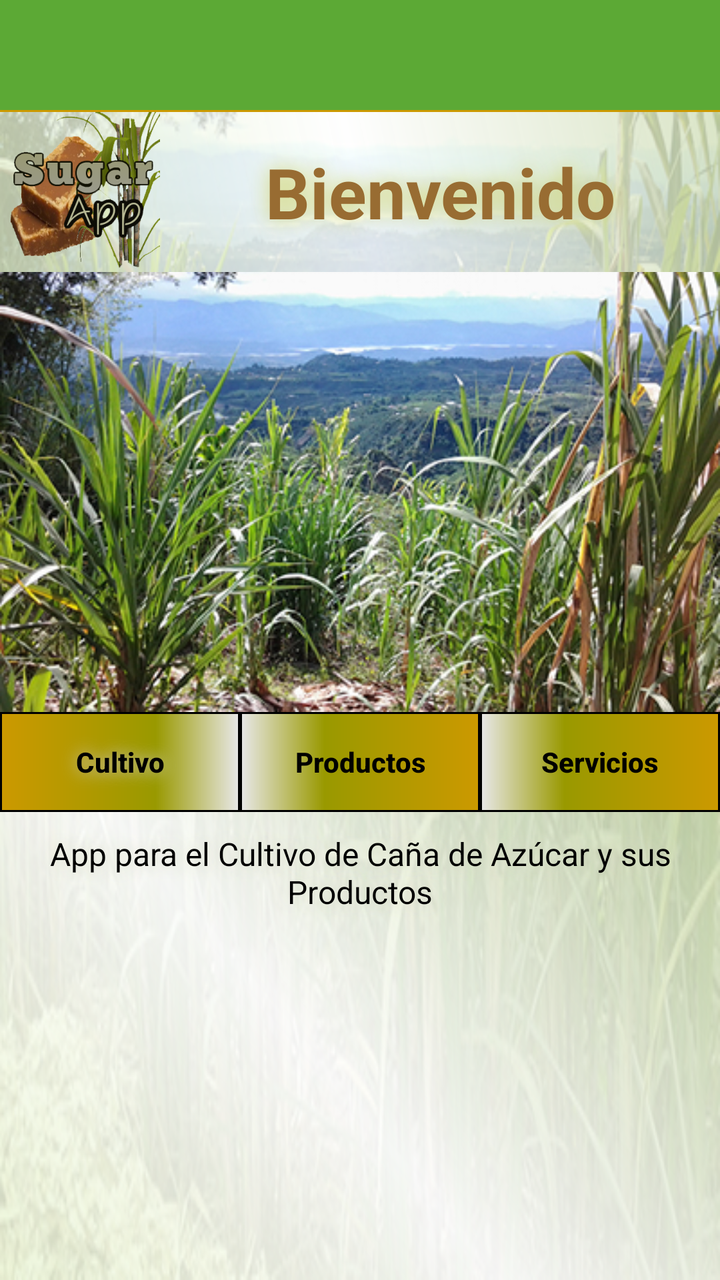
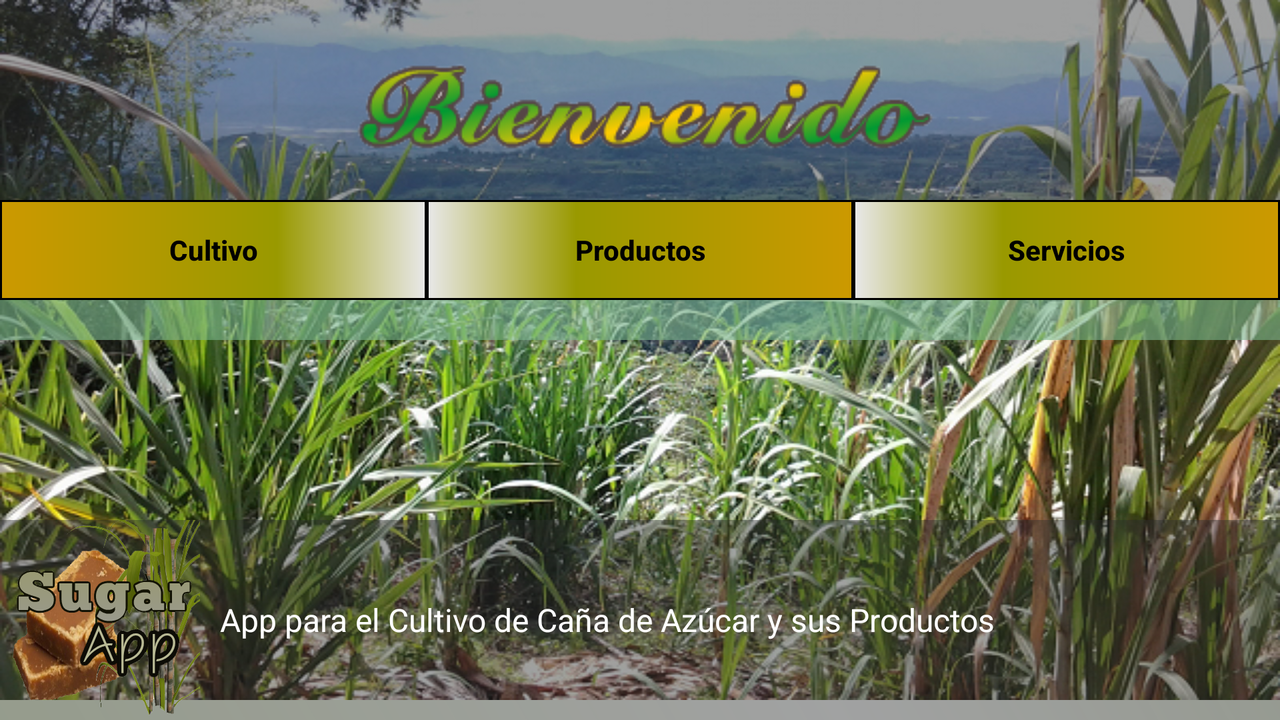

One screen, two layout resources from the same app: the default and the repository's alternative for another configuration. Each is rendered where Android would select it; the XML of both is given below.
<!-- AndroidManifest.xml: application theme AppTheme -->
<!-- res/layout/activity_inicio.xml -->
<?xml version="1.0" encoding="utf-8"?>
<RelativeLayout xmlns:android="http://schemas.android.com/apk/res/android"
    xmlns:tools="http://schemas.android.com/tools"
    android:layout_width="match_parent"
    android:layout_height="match_parent"
    tools:context="proyecto.sugarapp.Inicio"
    android:background="@drawable/slider5">

    <include layout="@layout/toolbarimagenes"
        android:id="@+id/toolbarinicio">

    </include>



    <ScrollView
        android:layout_width="match_parent"
        android:layout_height="wrap_content"
        android:scrollbars="none"
        android:id="@+id/scrollView3"
        android:layout_below="@+id/toolbarinicio">

        <RelativeLayout
            android:layout_width="match_parent"
            android:layout_height="wrap_content"
            android:orientation="vertical">








            <LinearLayout
                android:layout_width="match_parent"
                android:layout_height="300dp"
                android:orientation="vertical"
                android:id="@+id/conimg"
                android:background="@drawable/slider1"
                android:paddingTop="0dp"
                android:paddingBottom="0dp">


                <LinearLayout
                    android:layout_width="match_parent"
                    android:layout_height="wrap_content"
                    android:id="@+id/contelogo"
                    android:background="@drawable/fondobienvenida">

                    <ImageView
                        android:layout_width="80dp"
                        android:layout_height="80dp"
                        android:src="@drawable/logosugarapp2"
                        android:layout_alignParentBottom="true"
                        android:layout_alignParentStart="true"
                        android:layout_marginBottom="0dp"
                        android:id="@+id/imglogin"/>

                    <TextView
                        android:layout_width="match_parent"
                        android:layout_height="wrap_content"
                        android:text="@string/bienve"
                        android:textSize="35sp"
                        android:textAlignment="center"
                        android:padding="5dp"
                        android:id="@+id/tvbienvenido"
                        android:textColor="#986c32"
                        android:textStyle="bold"
                        android:shadowColor="#d2d775"
                        android:shadowDx="0"
                        android:shadowDy="0"
                        android:shadowRadius="25"
                        android:layout_gravity="center"/>

                </LinearLayout>




                <ViewFlipper
                    android:layout_width="match_parent"
                    android:layout_height="match_parent"
                    android:id="@+id/contenimg"
                    android:background="@drawable/slider1">

                    <ImageView
                        android:layout_width="match_parent"
                        android:layout_height="match_parent"
                        android:src="@drawable/slider1"
                        android:adjustViewBounds="true"
                        android:scaleType="fitXY"/>

                    <ImageView
                        android:layout_width="match_parent"
                        android:layout_height="match_parent"
                        android:src="@drawable/slider2"
                        android:adjustViewBounds="true"
                        android:scaleType="fitXY"/>

                    <ImageView
                        android:layout_width="match_parent"
                        android:layout_height="match_parent"
                        android:src="@drawable/slider3"
                        android:adjustViewBounds="true"
                        android:scaleType="fitXY"/>

                    <ImageView
                        android:layout_width="match_parent"
                        android:layout_height="match_parent"
                        android:src="@drawable/slider4"
                        android:adjustViewBounds="true"
                        android:scaleType="fitXY"/>

                    <ImageView
                        android:layout_width="match_parent"
                        android:layout_height="match_parent"
                        android:src="@drawable/slider5"
                        android:adjustViewBounds="true"
                        android:scaleType="fitXY"/>


                </ViewFlipper>

            </LinearLayout>


    <LinearLayout
        android:orientation="horizontal"
        android:layout_width="match_parent"
        android:layout_height="wrap_content"
        android:layout_alignBottom="@+id/linearLayout"
        android:layout_alignParentStart="true"
        android:background="#9a7bb68e"
        android:id="@+id/linearLayout2"
        android:layout_below="@+id/conimg">

        <Button
            android:layout_width="wrap_content"
            android:layout_height="wrap_content"
            android:text="@string/culti"
            android:id="@+id/btncultivo"
            android:padding="3dp"
            android:layout_weight="1"
            android:textColor="#000"
            android:textStyle="bold"
            android:textAlignment="center"
            android:background="@drawable/fondoboton2"
            android:textAllCaps="false"
            android:layout_marginRight="0dp"
            android:shadowColor="#ccc"
            android:shadowDx="0"
            android:shadowDy="0"
            android:shadowRadius="20"/>

        <Button
            android:layout_width="wrap_content"
            android:layout_height="wrap_content"
            android:text="@string/produc"
            android:id="@+id/btnproductos"
            android:layout_weight="1"
            android:padding="3dp"
            android:textColor="#000"
            android:textStyle="bold"
            android:textAlignment="center"
            android:background="@drawable/fondoboton"
            android:textAllCaps="false"
            android:layout_marginRight="0dp" />

        <Button
            android:layout_width="wrap_content"
            android:layout_height="wrap_content"
            android:text="@string/servicios"
            android:id="@+id/btncontacto"
            android:layout_weight="1"
            android:padding="3dp"
            android:textColor="#000"
            android:textStyle="bold"
            android:textAlignment="center"
            android:background="@drawable/fondoboton"
            android:textAllCaps="false"/>
    </LinearLayout>

            <LinearLayout
                android:layout_width="match_parent"
                android:layout_height="match_parent"
                android:orientation="vertical"
                android:layout_below="@+id/linearLayout2"
                android:background="@drawable/fondobienvenida2">

            <TextView
                android:layout_width="match_parent"
                android:layout_height="300dp"
                android:text="@string/tprin"
                android:layout_below="@+id/linearLayout2"
                android:textAlignment="center"
                android:padding="10dp"
                android:id="@+id/descri"
                android:textSize="16sp"
                android:textColor="#000"
                android:shadowColor="#dcdec8"
                android:shadowDx="0"
                android:shadowDy="0"
                android:shadowRadius="25"/>









            </LinearLayout>

        </RelativeLayout>
    </ScrollView>



</RelativeLayout>
<!-- res/layout/toolbarimagenes.xml (included above) -->
<?xml version="1.0" encoding="utf-8"?>
<androidx.appcompat.widget.Toolbar
    xmlns:android="http://schemas.android.com/apk/res/android"
    android:layout_width="match_parent"
    android:layout_height="wrap_content"
    xmlns:app="http://schemas.android.com/apk/res-auto"
    app:theme="@style/ThemeOverlay.AppCompat.Dark"
    android:popupTheme="@style/ThemeOverlay.AppCompat.Light"
    android:background="@drawable/bordetab"
    app:popupTheme="@style/AppTheme.PopupOverlay">

</androidx.appcompat.widget.Toolbar>
<!-- resources referenced by this layout -->
<resources>
  <!-- drawable bordetab (drawable) -->
  <?xml version="1.0" encoding="utf-8"?>
  <layer-list xmlns:android="http://schemas.android.com/apk/res/android">
      <item>
          <shape android:shape="rectangle">
              <solid android:color="#cc9900" />
          </shape>
      </item>
      <item android:left="0dp" android:right="0dp" android:top="0dp" android:bottom="1dp">
          <shape android:shape="rectangle">
              <solid android:color="#ea52ab3a" />
          </shape>
      </item>
  </layer-list>
  <!-- drawable fondobienvenida (drawable) -->
  <shape xmlns:android="http://schemas.android.com/apk/res/android" android:shape="rectangle" >
      <gradient
          android:type="linear"
          android:centerX="50%"
          android:startColor="#c5e4f1cd"
          android:centerColor="#d1ffffff"
          android:endColor="#c5d0deb7"
          android:angle="45"/>
  </shape>
  <!-- drawable fondobienvenida2 (drawable) -->
  <shape xmlns:android="http://schemas.android.com/apk/res/android" android:shape="rectangle" >
      <gradient
          android:type="linear"
          android:centerX="50%"
          android:startColor="#d3e4f1cd"
          android:centerColor="#f1ffffff"
          android:endColor="#d6d0deb7"
          android:angle="45"/>
  </shape>
  <!-- drawable fondoboton (drawable) -->
  <?xml version="1.0" encoding="utf-8"?>
  <shape xmlns:android="http://schemas.android.com/apk/res/android" android:shape="rectangle" >
      <corners
          android:radius="0dp" />
      <gradient
          android:angle="0"
          android:centerX="35%"
          android:centerColor="#999900"
          android:startColor="#E8E8E8"
          android:endColor="#cc9900"
          android:type="linear"
          />
      <padding
          android:left="0dp"
          android:top="0dp"
          android:right="0dp"
          android:bottom="0dp"
          />
      <size
          android:width="170dp"
          android:height="50dp"
          />
      <stroke
          android:width="1dp"
          android:color="#000"
          />
  
  
  
  
  </shape>
  <!-- drawable fondoboton2 (drawable) -->
  <?xml version="1.0" encoding="utf-8"?>
  <shape xmlns:android="http://schemas.android.com/apk/res/android" android:shape="rectangle" >
      <corners
          android:radius="0dp" />
      <gradient
          android:angle="180"
          android:centerX="35%"
          android:centerColor="#999900"
          android:startColor="#E8E8E8"
          android:endColor="#cc9900"
          android:type="linear"
          />
      <padding
          android:left="0dp"
          android:top="0dp"
          android:right="0dp"
          android:bottom="0dp"
          />
      <size
          android:width="170dp"
          android:height="50dp"
          />
      <stroke
          android:width="1dp"
          android:color="#000"
          />
  
  
  
  
  </shape>
  <!-- drawable logosugarapp2: png bitmap (drawable, 107156 bytes) -->
  <!-- drawable slider1: png bitmap (drawable, 316463 bytes) -->
  <!-- drawable slider2: jpg bitmap (drawable, 67430 bytes) -->
  <!-- drawable slider3: jpg bitmap (drawable, 53977 bytes) -->
  <!-- drawable slider4: jpg bitmap (drawable, 76298 bytes) -->
  <!-- drawable slider5: jpg bitmap (drawable, 89148 bytes) -->
  <string name="bienve">Bienvenido</string>
  <string name="culti">Cultivo</string>
  <string name="produc">Productos</string>
  <string name="servicios">Servicios</string>
  <string name="tprin">App para el Cultivo de Caña de Azúcar y sus Productos</string>
  <style name="AppTheme.PopupOverlay" parent="ThemeOverlay.AppCompat.Light" />
  <style name="AppTheme" parent="Theme.AppCompat.Light.DarkActionBar">
          
          <item name="colorPrimary">#009900</item>
          <item name="colorPrimaryDark">#015e01</item>
          <item name="colorAccent">#cc9900</item>
          <item name="windowActionBar">false</item>
          <item name="windowNoTitle">true</item>
      </style>
</resources>
<!-- res/layout-land/activity_inicio.xml (the repository's variant of the layout above) -->
<!-- drawn on the phone turned sideways -->
<?xml version="1.0" encoding="utf-8"?>
<RelativeLayout xmlns:android="http://schemas.android.com/apk/res/android"    xmlns:tools="http://schemas.android.com/tools"    android:layout_width="match_parent"    android:layout_height="match_parent"    tools:context="proyecto.sugarapp.Inicio"    android:background="@drawable/fondobienvenida">    <RelativeLayout        android:layout_width="match_parent"        android:layout_height="350dp"        android:orientation="vertical"        android:background="@drawable/imageninicio"        android:id="@+id/linearLayout">        <ImageView            android:layout_width="match_parent"            android:layout_height="wrap_content"            android:id="@+id/imageView"            android:src="@drawable/bienveni"            android:background="#712b2e2d"            android:layout_alignParentStart="true" />        <LinearLayout            android:orientation="horizontal"            android:layout_width="match_parent"            android:layout_height="wrap_content"            android:background="#9a7bb68e"            android:paddingTop="0dp"            android:paddingBottom="20dp"            android:id="@+id/linearLayout2"            android:layout_below="@+id/imageView"            android:layout_alignParentStart="true">            <Button                android:layout_width="wrap_content"                android:layout_height="wrap_content"                android:text="@string/culti"                android:id="@+id/btncultivo"                android:padding="10dp"                android:layout_weight="1"                android:textColor="#000"                android:textStyle="bold"                android:textAlignment="center"                android:background="@drawable/fondoboton2"                android:textAllCaps="false"                android:layout_marginRight="0dp"/>            <Button                android:layout_width="wrap_content"                android:layout_height="wrap_content"                android:text="@string/produc"                android:id="@+id/btnproductos"                android:layout_weight="1"                android:padding="10dp"                android:textColor="#000"                android:textStyle="bold"                android:textAlignment="center"                android:background="@drawable/fondoboton"                android:textAllCaps="false"                android:layout_marginRight="0dp"/>            <Button                android:layout_width="wrap_content"                android:layout_height="wrap_content"                android:text="@string/servicios"                android:id="@+id/btncontacto"                android:layout_weight="1"                android:padding="10dp"                android:textColor="#000"                android:textStyle="bold"                android:textAlignment="center"                android:background="@drawable/fondoboton"                android:textAllCaps="false"/>        </LinearLayout>    </RelativeLayout>    <LinearLayout        android:layout_width="match_parent"        android:layout_height="wrap_content"        android:background="#712b2e2d"        android:id="@+id/franja"        android:layout_alignParentBottom="true"        android:layout_alignParentStart="true">        <ImageView            android:layout_width="100dp"            android:layout_height="100dp"            android:src="@drawable/logosugarapp2"            android:layout_alignParentBottom="true"            android:layout_alignParentStart="true"            android:layout_marginBottom="0dp" />        <TextView            android:layout_width="wrap_content"            android:layout_height="wrap_content"            android:text="@string/tprin"            android:layout_gravity="center"            android:textColor="#fff"            android:textSize="16sp"            android:layout_marginLeft="10dp" />    </LinearLayout></RelativeLayout>
<!-- resources referenced by the variant -->
<!-- as the phone turned sideways resolves them -->
<resources>
  <!-- drawable bienveni: png bitmap (drawable, 12305 bytes) -->
  <!-- drawable fondobienvenida (drawable) -->
  <shape xmlns:android="http://schemas.android.com/apk/res/android" android:shape="rectangle" >
      <gradient
          android:type="linear"
          android:centerX="50%"
          android:startColor="#c5e4f1cd"
          android:centerColor="#d1ffffff"
          android:endColor="#c5d0deb7"
          android:angle="45"/>
  </shape>
  <!-- drawable fondoboton (drawable) -->
  <?xml version="1.0" encoding="utf-8"?>
  <shape xmlns:android="http://schemas.android.com/apk/res/android" android:shape="rectangle" >
      <corners
          android:radius="0dp" />
      <gradient
          android:angle="0"
          android:centerX="35%"
          android:centerColor="#999900"
          android:startColor="#E8E8E8"
          android:endColor="#cc9900"
          android:type="linear"
          />
      <padding
          android:left="0dp"
          android:top="0dp"
          android:right="0dp"
          android:bottom="0dp"
          />
      <size
          android:width="170dp"
          android:height="50dp"
          />
      <stroke
          android:width="1dp"
          android:color="#000"
          />
  
  
  
  
  </shape>
  <!-- drawable fondoboton2 (drawable) -->
  <?xml version="1.0" encoding="utf-8"?>
  <shape xmlns:android="http://schemas.android.com/apk/res/android" android:shape="rectangle" >
      <corners
          android:radius="0dp" />
      <gradient
          android:angle="180"
          android:centerX="35%"
          android:centerColor="#999900"
          android:startColor="#E8E8E8"
          android:endColor="#cc9900"
          android:type="linear"
          />
      <padding
          android:left="0dp"
          android:top="0dp"
          android:right="0dp"
          android:bottom="0dp"
          />
      <size
          android:width="170dp"
          android:height="50dp"
          />
      <stroke
          android:width="1dp"
          android:color="#000"
          />
  
  
  
  
  </shape>
  <!-- drawable imageninicio: png bitmap (drawable, 667881 bytes) -->
  <!-- drawable logosugarapp2: png bitmap (drawable, 107156 bytes) -->
  <string name="culti">Cultivo</string>
  <string name="produc">Productos</string>
  <string name="servicios">Servicios</string>
  <string name="tprin">App para el Cultivo de Caña de Azúcar y sus Productos</string>
  <style name="AppTheme" parent="Theme.AppCompat.Light.DarkActionBar">
          
          <item name="colorPrimary">#009900</item>
          <item name="colorPrimaryDark">#015e01</item>
          <item name="colorAccent">#cc9900</item>
          <item name="windowActionBar">false</item>
          <item name="windowNoTitle">true</item>
      </style>
</resources>
